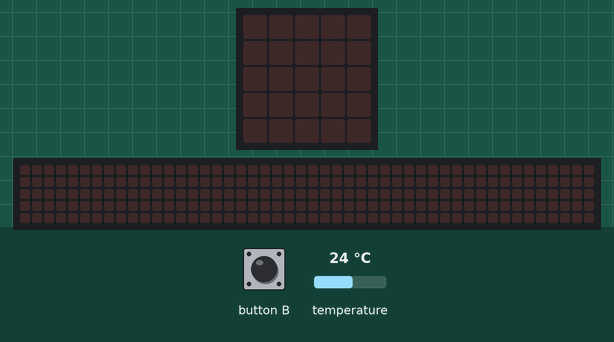
Simulated run of this program. Board: BBC micro:bit (MakeCode). Shown: the board's 5×5 LED display, a strip that is not on the board, showing the scrolling text unrolled. Inputs (shaded band) come from the test bench; at power-on: temperature 24 °C. The 48×5 strip is a reading aid, not a part: it shows the text the display is scrolling, unrolled, one strip-width of it at a time.

Above: at 1.2 s.
1.3 s: button B pressed for 0.15 s
At 1.52 s:
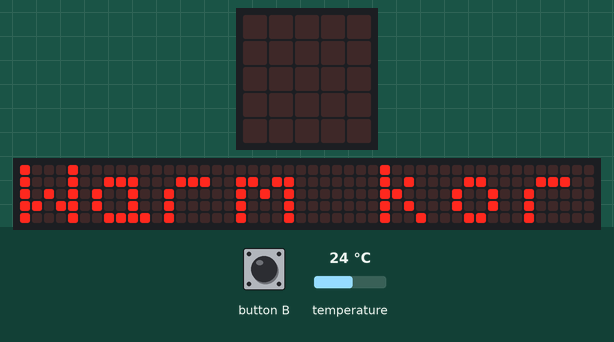
At 11.3 s:
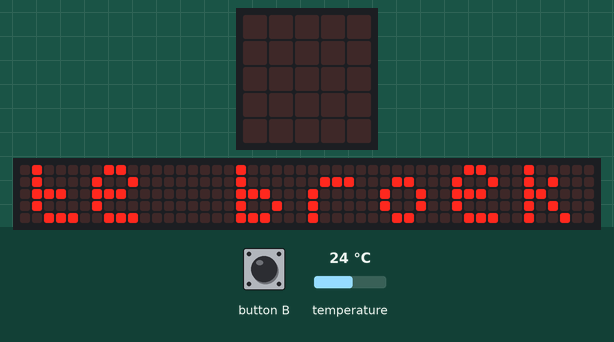

Measured:
- after the input at 1.3 s, the display: changes after 0.15 s (image 1)
- what the display in image 2 shows lasts 0.6 s, from 10.9 s to 11.5 s

The program:

main.ts
```typescript
let temperatuur = 0
input.onButtonPressed(Button.B, function () {
    if (temperatuur > 21) {
        basic.showString("Warm korte broek")
        basic.showNumber(temperatuur)
    } else if (temperatuur > 15) {
        basic.showString("Lekker weer! T-shirt ")
        basic.showNumber(temperatuur)
    } else if (temperatuur < 15) {
        basic.showString("Brrr! Warme trui!")
        basic.showNumber(temperatuur)
    }
})
basic.forever(function () {
    temperatuur = input.temperature() - 0
})
```

test.ts
```typescript
// tests gaan hier; deze zal niet worden gecompileerd wanneer dit pakket wordt gebruikt als extensie.
```
